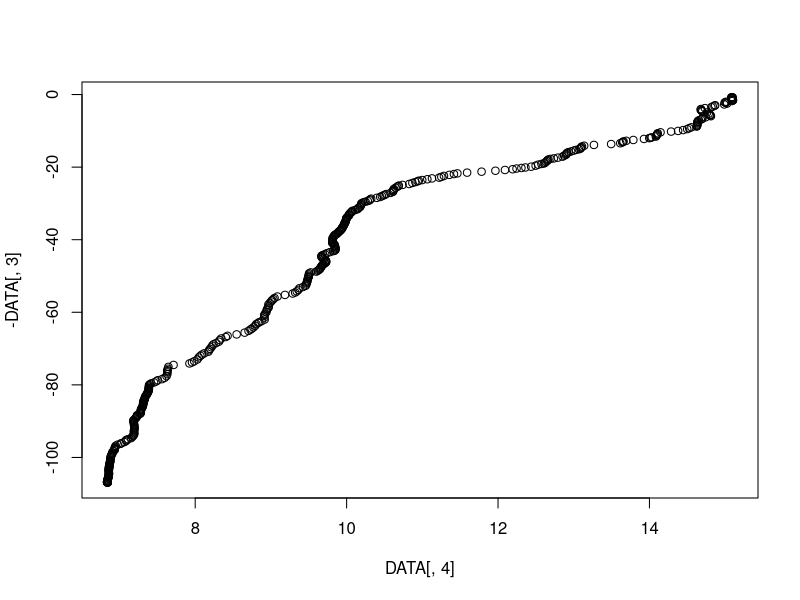
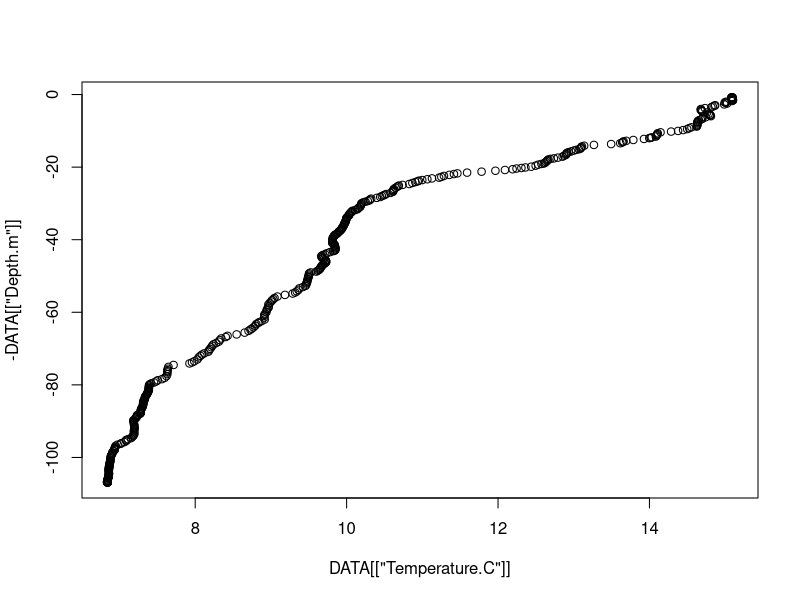
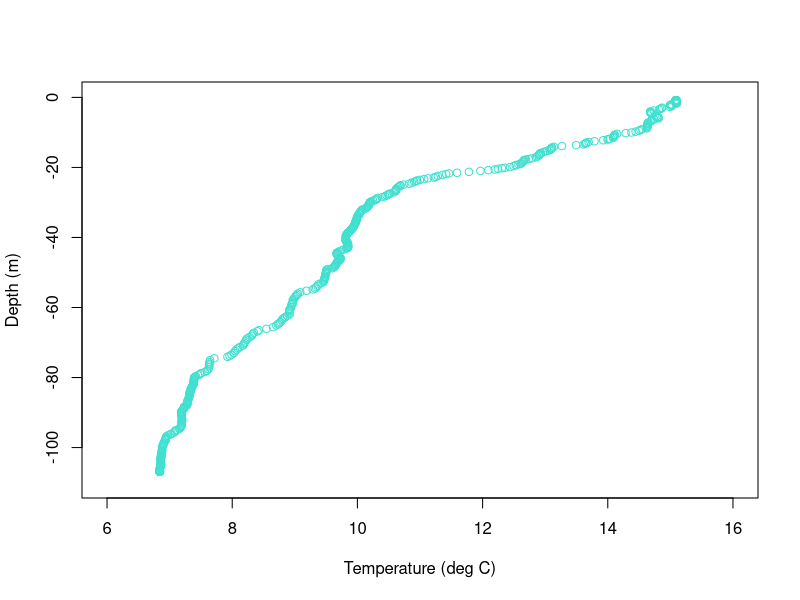
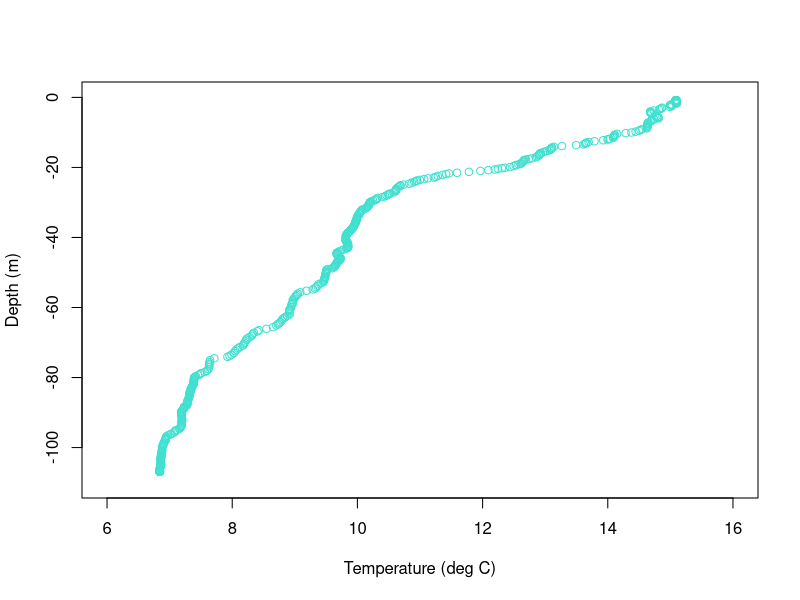

R code for these plots, in order:
## ---- chunk 1
setwd('V://Catherine//Teaching//MSSM//Jterm2020//Jterm2020-computingInOceanography//dataVisualization//')                                               
## ---- chunk 2
5+6
5*6
5/6
## ---- chunk 3
x <- 5
y <- 6
x
x + y
y <- 5
x + y
## ---- chunk 4
day <- "Monday"
day
month <- "January"
month
## ---- chunk 5
dayMonth <- c(day,month)
dayMonth
## ---- chunk 6
mixedObject <- c(day,x,y,month)
mixedObject
## ---- chunk 7
mixedObject[4]
## ---- chunk 8
mixedObject[c(3,4)]
## ---- chunk 9
setwd('V://Catherine//Teaching//MSSM//Jterm2020//Jterm2020-computingInOceanography//dataVisualization//')  
## ---- chunk 10
DATA <- read.csv('20170912station4.csv')
## ---- chunk 11
summary(DATA)
## ---- chunk 12
plot(DATA[,4],-DATA[,3])
## ---- chunk 13
plot(DATA[['Temperature.C']],-DATA[['Depth.m']])
## ---- chunk 14
plot(DATA[['Temperature.C']],-DATA[['Depth.m']],
 xlab='Temperature (deg C)',ylab='Depth (m)',
 xlim=c(6,16),ylim=c(-110,0),
 type="b",col="turquoise")
## ---- chunk 15
png('temperature-station4-20170912.png')
plot(DATA[['Temperature.C']],-DATA[['Depth.m']],
 xlab='Temperature (deg C)',ylab='Depth (m)',
 xlim=c(6,16),ylim=c(-110,0),
 type="b",col="turquoise")
dev.off()
